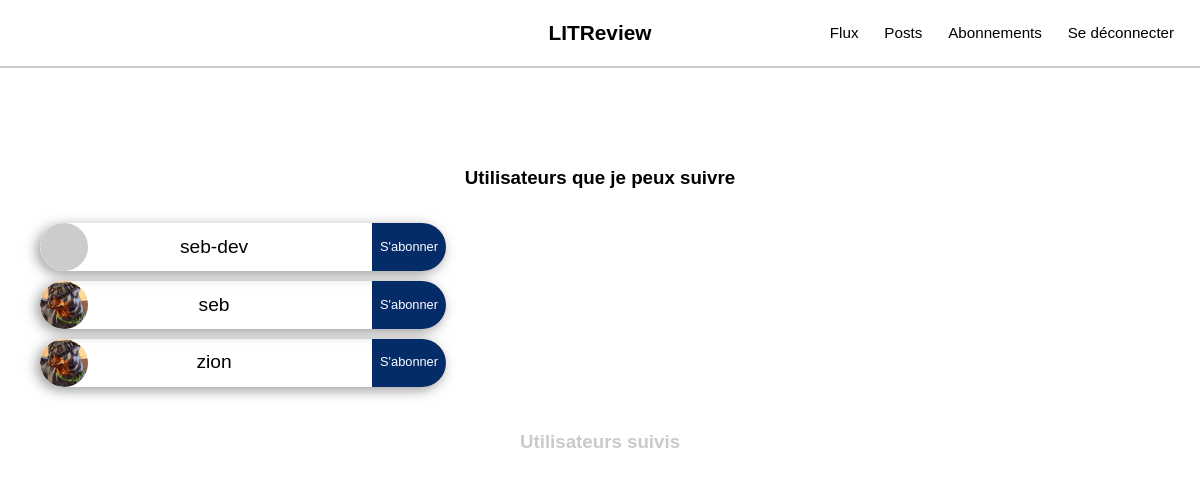
The app's page /follow/ (signed in) with its own data.
### authentication/models.py (models this page shows)
class User(AbstractUser):
    image_profil = models.ImageField(verbose_name='Image profil', upload_to='images/profils/', null=True, blank=True, help_text="Max: 2mo")

### followers/views.py (the view, shortened to what this page needs)
# urls.py: path('follow/', FollowersView.as_view(), name="followers_list"),
class FollowersView(View):
    def get(self, request):
        if not request.user.is_anonymous:
            followed_users = UserFollows.objects.filter(user=request.user)
            excluded_ids = [u.followed_user.id for u in followed_users]
            excluded_ids.append(request.user.id)
            i_follow_users_ids = [u.followed_user.id for u in followed_users]
            i_follow_users = []
            if len(i_follow_users_ids):
                i_follow_users = User.objects.filter(id__in=i_follow_users_ids)
            followable_users = User.objects.exclude(id__in=excluded_ids)
            return render(request, 'followers/list_view.html', {
                'followable_users': followable_users,
                'i_follow_users': i_follow_users
                })

### followers/templates/followers/list_view.html (shortened to what this page needs)
{% extends 'core/base.html'%}
{% load static %}
{% block content %}
<div id="users">
    <div class="follow-user container">
        {% if followable_users|length > 0 %}
        <h3 class="text-black">Utilisateurs que je peux suivre</h3>
        <ul>
            {% for followable_user in followable_users %}
            <li class="single-form">
                <form action="{% url 'following' followable_user.id %}" method='POST'>
                    {% if followable_user.image_profil %}
                    <img class="circle-img" src="{% url 'media' followable_user.image_profil %}" alt="">
                    {% else %}
                    <img class="circle-img" src="https://via.placeholder.com/300/CACACA/000000/?text={{ followable_user.username|make_list|first|upper }}" alt="">
                    {% endif %}
                    <p>{{ followable_user.username }}</p>
                    <input class="btn-primary" type="submit" value="S'abonner" />
                </form>
            </li>
            {% endfor %}
        </ul>
        {% else %}
        <h3 class="text-grey">Utilisateurs que je peux suivre</h3>
    </div>
    {% endif %}
    <div class="follow-user container">
        {% if i_follow_users|length > 0 %}
        <h3 class="text-black">Utilisateurs suivis</h3>
        <ul>
            {% for i_f_user in i_follow_users %}
            <li class="single-form">
                <form action="{% url 'following' i_f_user.id %}" method='POST'>
                    {% csrf_token %}
                    <input type="hidden" name="form" value="unfollow">
                    {% if i_f_user.image_profil %}
                    <img class="circle-img" src="{% url 'media' i_f_user.image_profil %}" alt="">
                    {% else %}
                    <img class="circle-img" src="https://via.placeholder.com/300/CACACA/000000/?text={{ i_f_user.username|make_list|first|upper }}" alt="">
                    {% endif %}
                    <p>{{ i_f_user.username }}</p>
                    <input class="btn-grey" type="submit" value="Désabonner" />
                </form>
            </li>
            {% endfor %}
        </ul>
        {% else %}
        <h3 class="text-grey">Utilisateurs suivis</h3>
    </div>
    {% endif %}
</div>
{% endblock %}

### core/static/core/css/style.css (style rules this page uses)
body { position: relative; width: 100%; box-sizing: content-box; font-family: 'Lucida Sans', 'Lucida Sans Regular', 'Lucida Grande', 'Lucida Sans Unicode', Geneva, Verdana, sans-serif; }
.text-grey { color: #cacaca; }
.signup, .spliter .login, .single-form { width: 40%; }
form, form p, .signup, .single-form, .container { display: flex; flex-flow: column nowrap; }
.container .signup, .container .single-form, .logout { align-self: center; }
form input[type="submit"], a.btn-ticket, a.btn-manage { align-self: flex-end; }
.btn-primary { background-color: rgb(4, 44, 104); border: 1px solid rgb(4, 44, 104); color: white; }
.follow-user h3 { text-align: center; }
.follow-user form { justify-content: space-between; align-items: center; flex-flow: row nowrap; border-radius: 2rem; margin-bottom: 0.6rem; overflow: hidden; box-sizing: content-box; box-shadow: -0.2rem 0.2rem 0.8rem rgba(0, 0, 0, 0.4); height: 3rem; }
.follow-user form p { display: block; max-width: 50%; margin: 0; margin-right: 2rem; font-size: 1.2rem; }
.follow-user form img.circle-img { width: 3rem; height: 3rem; object-fit: contain; border-radius: 50%; }
.follow-user form input { height: 3rem; border: none; padding: 1rem 0.5rem; font-size: 0.8rem; }
@media all and (min-width: 1024px) { .signup, .spliter .login, .single-form { width: 35%; } }

### records on screen
User: username "seb-dev"
User: image_profil (picture), username "seb"
User: image_profil (picture), username "zion"
